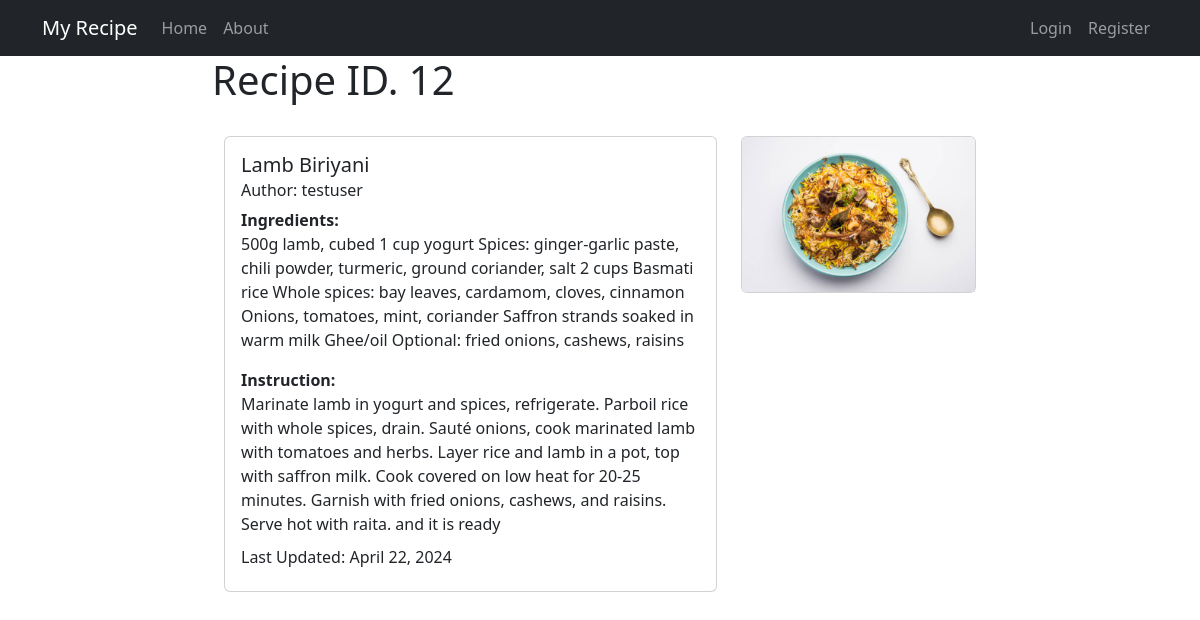
The page /recipe/12/ on the database its author committed.
### recipes/models.py (models this page shows, shortened)
class Recipe(models.Model):
    title=models.CharField(max_length=100)
    description=models.TextField()
    author=models.ForeignKey(User, on_delete=models.CASCADE)
    ingredients = models.TextField(null=True)
    photo = models.ImageField(upload_to='recipe_photos/', blank=True, null=True)
    created_at = models.DateTimeField(auto_now_add=True)
    updated_at = models.DateTimeField(auto_now = True)

### recipes/views.py (the view)
# urls.py: path('recipe/<int:pk>/',views.RecipeDetailView.as_view(), name = "receipe-detail"),
class RecipeDetailView(DetailView):
    model = models.Recipe
    template_name= "my_receipe/recipe_detail.html"

### recipes/templates/my_receipe/recipe_detail.html (shortened to what this page needs)
{% extends 'my_receipe/base.html' %}
{% block content %}
<h1>Recipe ID. {{ object.id }}</h1>
<div class="container">
    <div class="row">
        <div class="col-md-8">
            <div class="card my-4">
                <div class="card-body">
                    <h5 class="card-title">{{ object.title }}</h5>
                    <h6 class="card-subtitle mb-2 text-body-secondary">Author: {{ object.author }}</h6>
                    <p class="card-text"><b>Ingredients:</b><br>{{ object.ingredients }}</p>
                    <p class="card-text"><b>Instruction:</b><br>{{ object.description }}</p>
                    <h6 class="card-subtitle mb-2 text-body-secondary">Last Updated: {{ object.updated_at|date:"F d, Y" }}</h6>
                </div>
            </div>
        </div>
        <div class="col-md-4">
            <div class="card my-4">
                {% if object.photo %}
                <img src="{{ object.photo.url }}" class="card-img-top" alt="Recipe Photo">
                {% endif %}
            </div>
        </div>
    </div>
</div>
{% endblock content %}

### recipes/templates/my_receipe/base.html (shortened to what this page needs)
<!DOCTYPE html>
<html lang="en">
<head>
    <link
    href="https://cdn.jsdelivr.net/npm/bootstrap@5.2.0-beta1/dist/css/bootstrap.min.css"
    rel="stylesheet"
>
</head>
<body>
    <nav class="navbar navbar-expand-lg navbar-dark bg-dark">
        <div class="container">
          <a class="navbar-brand" href="{% url 'receipe-home' %}">My Recipe</a>
          <div class="collapse navbar-collapse" id="navbarNav">
            <ul class="navbar-nav">
              <li class="nav-item">
                <a class="nav-link" aria-current="page" href="{% url 'receipe-home' %}">Home</a>
              </li>
              <li class="nav-item">
                <a class="nav-link" href="{% url 'receipe-about' %}">About</a>
              </li>
            </ul>
          </div>
          <div class="navbar-nav">
            {% if user.is_authenticated %}
            <a class="nav-item nav-link" href="{% url 'user-profile' %}">My Profile</a>
            <a class="nav-item nav-link" href="{% url 'user-logout' %}">Logout</a>
            <div class="collapse navbar-collapse" id="navbarNav">
              <ul class="navbar-nav">
              <a class="nav-item nav-link" href="{% url 'receipe-create' %}">Create Recipe</a>
              </ul>
            </div>
            {% else %}
            <a class="nav-item nav-link" href="{% url 'user-login' %}">Login</a>
            <a class="nav-item nav-link" href="{% url 'user-register' %}">Register</a>
            {% endif %}
          </div>
        </div>
    </nav>
    <div class="container mt -4 col-8">
        {% block content %} {% endblock content%}
    </div>
</body>
</html>

### rows shown on the page
Recipe: id "12", title "Lamb Biriyani", author "testuser", ingredients "500g lamb, cubed 1 cup yogurt Spices: ginger-garlic paste, chili powder, turmeric, ground coriander, salt 2 cups Basmati rice Whole spices: bay leaves, cardamom, cloves, cinnamon Onions, tomatoes, mint, coriander Saffron strands soaked in warm milk Ghee/oil Optional: fried onions, cashews, raisins", description "Marinate lamb in yogurt and spices, refrigerate. Parboil rice with whole spices, drain. Sauté onions, cook marinated lamb with tomatoes and herbs. Layer rice and lamb in a pot, top with saffron milk. Cook covered on low heat for 20-25 minutes. Garnish with fried onions, cashews, and raisins. Serve hot with raita. and it is ready", updated_at "April 22, 2024", photo (picture)
